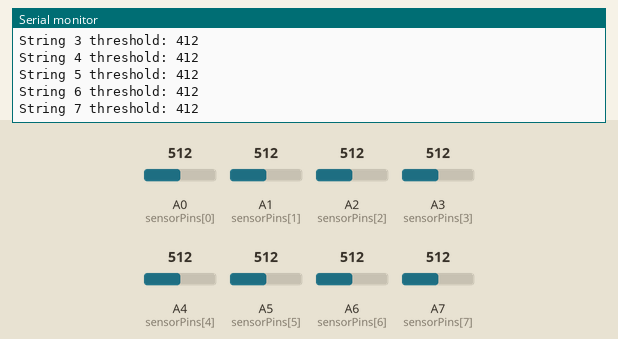
The sketch below on a simulated Arduino Nano, built with avr-gcc and run on an emulated ATmega328P. Parts: the last lines printed to the serial monitor. The inputs (shaded band) are chosen by the test bench; at power-on: A0 (sensorPins[0]) = 512, A1 (sensorPins[1]) = 512, A2 (sensorPins[2]) = 512, A3 (sensorPins[3]) = 512, A4 (sensorPins[4]) = 512, A5 (sensorPins[5]) = 512, A6 (sensorPins[6]) = 512, A7 (sensorPins[7]) = 512. The audio player accepts every command and is not drawn.

Above: at 2.5 s.
2.6 s: A0 (sensorPins[0]) set to 306
At 3.0 s:
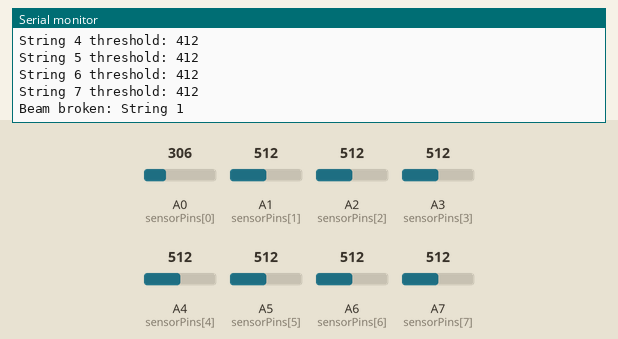
4.1 s: A1 (sensorPins[1]) set to 306
At 5.3 s:
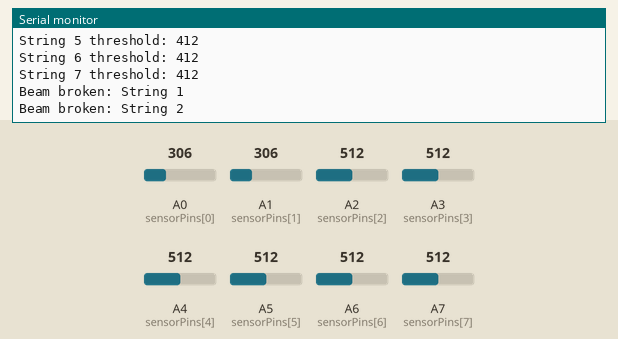
5.6 s: A2 (sensorPins[2]) set to 306
At 6.5 s:
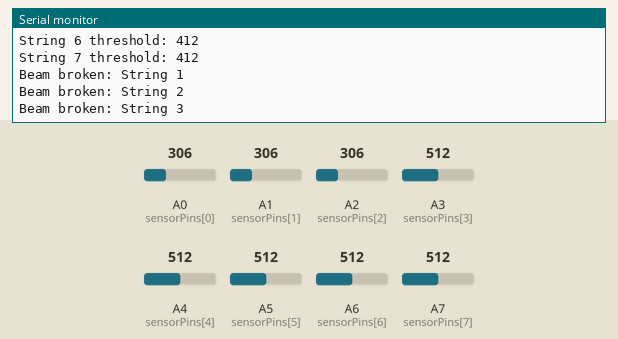
7.1 s: A3 (sensorPins[3]) set to 306
At 7.7 s:
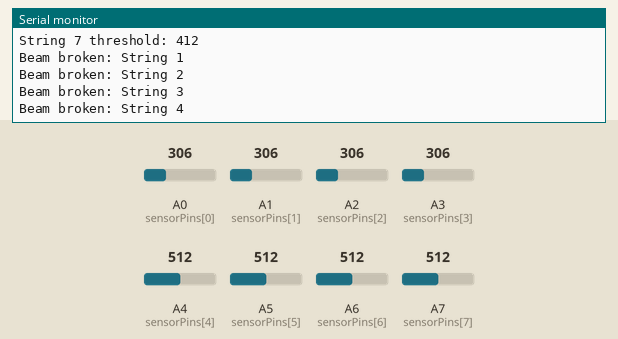
8.6 s: A4 (sensorPins[4]) set to 306
At 9.8 s:
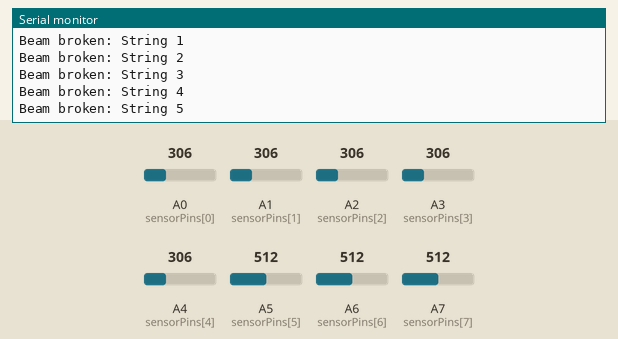
10.1 s: A5 (sensorPins[5]) set to 306
At 11.2 s:
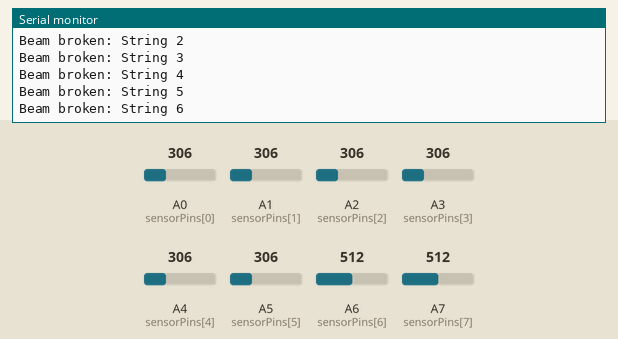

The sketch:

laser_lyre.ino
```cpp
#include <SoftwareSerial.h>
#include <DFRobotDFPlayerMini.h>
SoftwareSerial mySoftwareSerial(10, 11); // RX, TX
DFRobotDFPlayerMini myDFPlayer;
const int numStrings = 8;
const int sensorPins[numStrings] = {A0, A1, A2, A3, A4, A5, A6, A7};
const int trackNumbers[numStrings] = {1, 2, 3, 4, 5, 6, 7, 8};
int threshold[numStrings];              // Auto-calibration values
bool beamBroken[numStrings] = {false};  // Track if beam is currently broken
void setup() {
  Serial.begin(9600);
  mySoftwareSerial.begin(9600);
  Serial.println(F("Initializing DFPlayer Mini..."));
  if (!myDFPlayer.begin(mySoftwareSerial)) {
    Serial.println(F("DFPlayer Mini not detected! Check wiring."));
    while (true);
  }
myDFPlayer.volume(25); // 0–30 volume range

  Serial.println(F("Calibrating sensors..."));
  for (int i = 0; i < numStrings; i++) {
    long sum = 0;
    for (int j = 0; j < 20; j++) {
      sum += analogRead(sensorPins[i]);
      delay(5);
    }
      int avg = sum / 20;
    threshold[i] = avg - 100; // Adjust the offset to your environment
    Serial.print(F("String "));
    Serial.print(i);
    Serial.print(F(" threshold: "));
    Serial.println(threshold[i]);
  }
}

void loop() {
  for (int i = 0; i < numStrings; i++) {
    int sensorValue = analogRead(sensorPins[i]);

    // Beam broken
    if (sensorValue < threshold[i] && !beamBroken[i]) {
      Serial.print(F("Beam broken: String "));
      Serial.println(i + 1);
      myDFPlayer.play(trackNumbers[i]);
      beamBroken[i] = true;
    }

    // Beam restored
    if (sensorValue >= threshold[i] && beamBroken[i]) {
      beamBroken[i] = false;
    }
  }
}
```

Measured:
- after the input at 2.6 s, the serial monitor: prints a new line at once (image 1)
- after the input at 4.1 s, the serial monitor: prints a new line at once (image 2)
- after the input at 5.6 s, the serial monitor: prints a new line at once (image 3)
- after the input at 7.1 s, the serial monitor: prints a new line at once (image 4)
- after the input at 8.6 s, the serial monitor: prints a new line at once (image 5)
- after the input at 10.1 s, the serial monitor: prints a new line at once (image 6)
